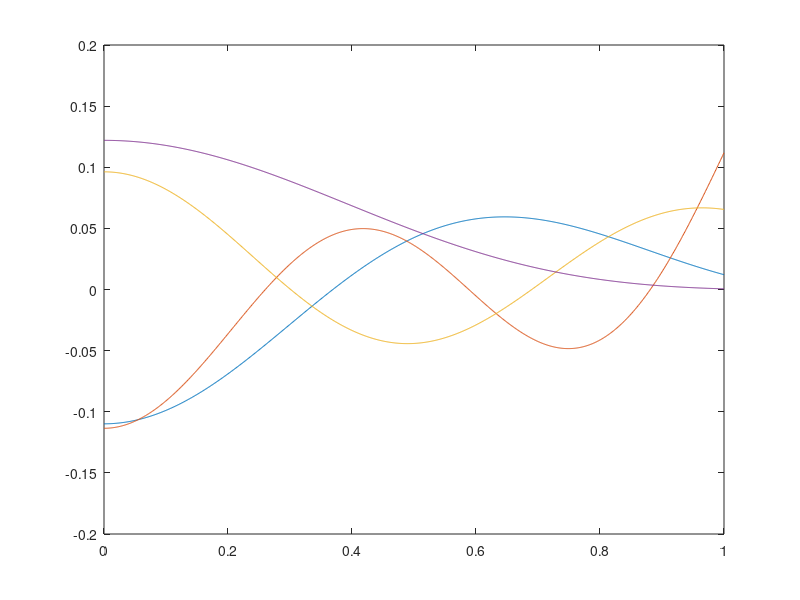

Here is the MATLAB script that generated this plot:
%% D=1
% The integral eigenvalue equation
%   \lambda \phi(x) = \int K(x,y) \phi(y) dy
% is discretized via
%   \int dy  \to  \sum_{n} \frac{1}{N},
% which means that that eigenvalue equation becomes
%   \lambda \phi_m = \frac{1}{N} \sum_n K_{m,n} \phi_n.
% This is just a regular matrix eigenvalue equation. This is what we're
% implementing here. 
% Note that the $\lambda$ we're seeking is a factor % $1/N$ times the 
% eigenvalue of $K_{m,n}$.
clc;clear all; clf


L=200;                               %prec of int approx
T=1;                                %timespan
x=linspace(-T/2,T/2,L)';            %the free time variable of kernel
y=linspace(-T/2,T/2,L)';            %integrated variable in the kernel
xy=(repmat(x,1,L)-repmat(y',L,1));  %combine x and y into a matrix of x.-y

W=8;                    %freq
Ks=sin(W*xy)./xy/pi;    %kernel
Ks(isnan(Ks))=W/pi;     %sin(W*(x-y))/(pi*(x-y)) -> W/pi when (x-y)->0

tic
[V,D]=eig(Ks);  %eigenfunctions and eigenvalues
D=diag(D)*T/L;    %vector form, and normalizing to the wanted eigenvalues
toc

i=find(D>1e-4);                 %finds the largest eigenvlaues
fprintf('D = %1.4d,\t\n',sort(D(i), 'descend')); %displays those eigenvalues
plot(x,V(:,i));                   %plots correspoding eigenfunctions


%% D=1, Simpson's method
clc;clear all; clf
% ¡Significantly slower (factor 10), due to Kmat no longer being symmetric!

L=2*4;                              %prec of int approx
T=1;                                %timespan
x=linspace(-T/2,T/2,L)';            %the free time variable of kernel
y=linspace(-T/2,T/2,L)';            %integrated variable in the kernel
xy=(repmat(x,1,L)-repmat(y',L,1));  %combine x and y into a matrix of x.-y

W=8;                    %freq
Ks=sin(W*xy)./xy/pi;    %kernel
Ks(isnan(Ks))=W/pi;     %sin(W*(x-y))/(pi*(x-y)) -> W/pi when (x-y)->0

tic
U=2*(1+(-1).^(1:L)) + (1-(-1).^(1:L));
U(1)=1; U(L)=1;

Kmat= T/(3*L) * repmat(U,L,1).*Ks;

[V,D]=eig(Kmat);  %eigenfunctions and eigenvalues
D=diag(D);    %vector form, and normalizing to the wanted eigenvalues
toc

i=find(D>1e-4);                 %finds the largest eigenvlaues
fprintf('D = %1.4d,\t\n',sort(D(i), 'descend')); %displays those eigenvalues
plot(x,V(:,i));                   %plots correspoding eigenfunctions



%% D=2, p=0
clc;clear all; clf


L=1000;                  %prec of int approx
eps=.1/L;               %can't have y=0
x=linspace(eps,1,L)';   %the free time variable of kernel
y=linspace(eps,1,L)';   %integrated freq variable in the kernel
[Y,X]=meshgrid(x,y);    %combine x and y into mesh (note order: [Y,X])

c=8;                        % c = \Omega T
N=0;
Ks=besselj(N,c*X.*Y).*Y;    %kernel
%Ks(isnan(Ks))=W/pi;        %sin(W*(x-y))/(pi*(x-y)) -> W/pi when (x-y)->0
%Ks
tic
[V,D]=eig(Ks);  %eigenfunctions and eigenvalues
D=diag(D)/L;    %vector form, and normalizing
toc

d=2;                            %dimensions
DD=(c/2/pi)^d.*abs(2*pi*D).^2;  %have to change normalization to get the wanted eigenvalues
i=find(DD>1e-4);                %finds the largest eigenvlaues

fprintf('DD = %1.4d,\t\n',sort(DD(i),1,'descend')); %displays those eigenvalues
plot(x,V(:,i));                                       %plots correspoding eigenfunctions



%% D=2, p=0, even kernel
clc;clear all; clf
%Once again, modifying to get an EVEN kernel saves around a factor 10 (!)

L=1000;                  %prec of int approx
eps=.1/L;               %can't have y=0
x=linspace(eps,1,L)';   %the free time variable of kernel
y=linspace(eps,1,L)';   %integrated freq variable in the kernel
[Y,X]=meshgrid(x,y);    %combine x and y into mesh (note order: [Y,X])

c=8;                        % c = \Omega T
N=0;
Ks=besselj(N,c*X.*Y).*sqrt(c*Y.*X);    %kernel
%Ks(isnan(Ks))=W/pi;        %sin(W*(x-y))/(pi*(x-y)) -> W/pi when (x-y)->0
%Ks
tic
[V,D]=eig(Ks);  %eigenfunctions and eigenvalues
D=diag(D)/L;    %vector form, and normalizing
toc

d=2;                            %dimensions
DD=(c/2/pi)^d.*abs(2*pi*D).^2/c;  %have to change normalization to get the wanted eigenvalues
i=find(DD>1e-4);                %finds the largest eigenvlaues

fprintf('DD = %1.4d,\t\n',sort(DD(i),1,'descend')); %displays those eigenvalues
plot(x, V(:,i)./repmat(sqrt(x),1,length(i)));                                       %plots correspoding eigenfunctions











































